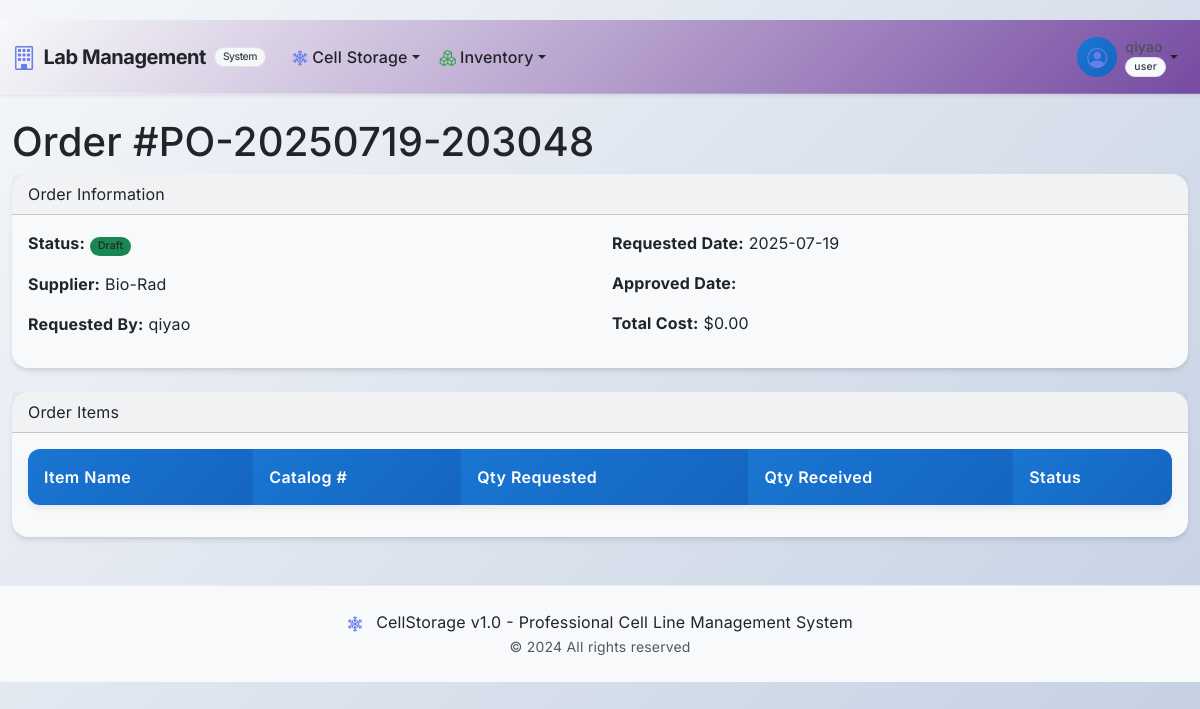
The page /inventory/orders/2 (signed in) on the database its author committed.
### app/cell_storage/models.py (models this page shows, shortened)
class User(UserMixin, db.Model):
    __tablename__ = 'users'
    id = db.Column(db.Integer, primary_key=True)
    username = db.Column(db.String(64), unique=True, index=True, nullable=False)
    password_hash = db.Column(db.String(256))
    password_plain = db.Column(db.String(128))  # store plain password for admin view
    role = db.Column(db.String(64), default='user', nullable=False)  # e.g., 'user', 'admin'. Make role non-nullable.
    cell_lines_created = db.relationship('CellLine', backref='creator', lazy='dynamic',
                                         foreign_keys='CellLine.created_by_user_id')
    vials_frozen = db.relationship('CryoVial', backref='freezer_operator', lazy='dynamic',
                                   foreign_keys='CryoVial.frozen_by_user_id')
    audit_logs = db.relationship('AuditLog', backref='user_performing_action', lazy='dynamic',
                                 foreign_keys='AuditLog.user_id')
    @property
    def is_admin(self):
        return self.role == 'admin'

### app/inventory/models.py (models this page shows, shortened)
class Order(db.Model):
    __tablename__ = 'orders'
    id = db.Column(db.Integer, primary_key=True)
    order_number = db.Column(db.String(64), unique=True, nullable=False)
    status = db.Column(db.String(32), default='Draft')
    priority = db.Column(db.String(16), default='Normal')
    requested_by_user_id = db.Column(db.Integer, db.ForeignKey('users.id'), nullable=False)
    approved_by_user_id = db.Column(db.Integer, db.ForeignKey('users.id'))
    supplier_id = db.Column(db.Integer, db.ForeignKey('suppliers.id'))
    total_cost = db.Column(db.Float)
    currency = db.Column(db.String(8), default='USD')
    requested_date = db.Column(db.DateTime, default=datetime.utcnow)
    needed_by_date = db.Column(db.Date)
    approved_date = db.Column(db.DateTime)
    ordered_date = db.Column(db.DateTime)
    received_date = db.Column(db.DateTime)
    justification = db.Column(db.Text)
    notes = db.Column(db.Text)
    items = db.relationship('OrderItem', backref='order_info', lazy='dynamic', cascade='all, delete-orphan')
    requested_by = db.relationship('User', foreign_keys=[requested_by_user_id], backref='orders_requested')
    approved_by = db.relationship('User', foreign_keys=[approved_by_user_id], backref='orders_approved')

class Supplier(db.Model):
    __tablename__ = 'suppliers'
    id = db.Column(db.Integer, primary_key=True)
    name = db.Column(db.String(128), nullable=False)
    contact_person = db.Column(db.String(128))
    email = db.Column(db.String(128))
    phone = db.Column(db.String(32))
    website = db.Column(db.String(255))
    address = db.Column(db.Text)
    notes = db.Column(db.Text)
    is_active = db.Column(db.Boolean, default=True)
    created_at = db.Column(db.DateTime, default=datetime.utcnow)
    items = db.relationship('InventoryItem', backref='supplier_info', lazy='dynamic')
    orders = db.relationship('Order', backref='supplier_info', lazy='dynamic')

### app/inventory/routes.py (the view)
@bp.route('/orders/<int:order_id>')
@login_required
@require_permission('order.view')
def order_detail(order_id):
    order = Order.query.get_or_404(order_id)
    item_form = OrderItemForm()
    return render_template('inventory/order_detail.html', order=order, item_form=item_form)

### app/shared/permissions.py (called while the page is built)
def require_permission(permission, resource_type=None, resource_id_param=None):
    def decorator(f):
        @wraps(f)
        def decorated_function(*args, **kwargs):
            if not current_user.is_authenticated:
                abort(401)
            resource_id = None
            if resource_id_param:
                resource_id = kwargs.get(resource_id_param) or request.args.get(resource_id_param)
            if not PermissionManager.has_permission(
                current_user.id,
                permission,
                resource_type,
                resource_id
            ):
                abort(403)
            return f(*args, **kwargs)
        return decorated_function
    return decorator

def has_permission(permission, resource_type=None, resource_id=None):
    if not current_user.is_authenticated:
        return False
    return PermissionManager.has_permission(
        current_user.id,
        permission,
        resource_type,
        resource_id
    )

def can_view_inventory():
    return has_permission('inventory.view')

def can_manage_locations():
    return has_permission('location.edit')

def is_admin():
    return has_permission('admin.user_management')

### app/templates/inventory/order_detail.html (shortened to what this page needs)
{% extends "base.html" %}
{% block content %}
<div class="container-fluid">
    <h1 class="mt-4">Order #{{ order.order_number }}</h1>
    <div class="card mb-4">
        <div class="card-header">
            Order Information
        </div>
        <div class="card-body">
            <div class="row">
                <div class="col-md-6">
                    <p><strong>Status:</strong> <span class="badge bg-success">{{ order.status }}</span></p>
                    <p><strong>Supplier:</strong> {{ order.supplier_info.name if order.supplier_info else 'N/A' }}</p>
                    <p><strong>Requested By:</strong> {{ order.requested_by.username }}</p>
                </div>
                <div class="col-md-6">
                    <p><strong>Requested Date:</strong> {{ order.requested_date.strftime('%Y-%m-%d') }}</p>
                    <p><strong>Approved Date:</strong> {{ order.approved_date.strftime('%Y-%m-%d') if order.approved_date }}</p>
                    <p><strong>Total Cost:</strong> ${{ "%.2f"|format(order.total_cost or 0) }}</p>
                </div>
            </div>
        </div>
    </div>
    <div class="card">
        <div class="card-header">
            Order Items
        </div>
        <div class="card-body">
            <table class="table">
                <thead>
                    <tr>
                        <th>Item Name</th>
                        <th>Catalog #</th>
                        <th>Qty Requested</th>
                        <th>Qty Received</th>
                        <th>Status</th>
                    </tr>
                </thead>
            </table>
        </div>
    </div>
</div>
{% endblock %}

### app/templates/base.html (shortened to what this page needs)
<!DOCTYPE html>
<html lang="en">
<head>
    <link href="https://cdn.jsdelivr.net/npm/bootstrap@5.3.3/dist/css/bootstrap.min.css" rel="stylesheet">
    <link href="https://cdn.jsdelivr.net/npm/bootstrap-icons@1.11.3/font/bootstrap-icons.css" rel="stylesheet">
    <link href="https://cdnjs.cloudflare.com/ajax/libs/bootstrap-icons/1.11.3/font/bootstrap-icons.min.css" rel="stylesheet">
    <link href="{{ url_for('static', filename='css/style.css') }}" rel="stylesheet">
</head>
<body class="bg-light">
    <nav class="navbar navbar-expand-lg navbar-light bg-gradient shadow-sm sticky-top" style="background: linear-gradient(135deg, #f5f7fa 0%, #c3cfe2 100%);">
        <div class="container-fluid">
            <a class="navbar-brand fw-bold d-flex align-items-center" href="{{ url_for('cell_storage.index') }}" style="color: #212529;">
                <i class="bi bi-building me-2 fs-4" style="color: #667eea;"></i>
                <span style="color: #212529;">Lab Management</span>
                <small class="badge bg-light text-dark ms-2" style="color: #343a40; border: 1px solid #dee2e6;">System</small>
            </a>
            <div class="collapse navbar-collapse" id="navbarContent">
                <ul class="navbar-nav me-auto mb-2 mb-lg-0">
                    {% if current_user.is_authenticated %}
                        <li class="nav-item dropdown">
                            <a class="nav-link dropdown-toggle d-flex align-items-center" href="#" style="color: #212529;" id="cellStorageDropdown" role="button" data-bs-toggle="dropdown" aria-expanded="false">
                                <i class="bi bi-snow2 me-1" style="color: #667eea;"></i>
                                Cell Storage
                            </a>
                        </li>
                        <li class="nav-item dropdown">
                            <a class="nav-link dropdown-toggle d-flex align-items-center" href="#" style="color: #212529;" id="inventoryDropdown" role="button" data-bs-toggle="dropdown" aria-expanded="false">
                                <i class="bi bi-boxes me-1" style="color: #28a745;"></i>
                                Inventory
                            </a>
                        </li>
                    {% endif %}
                </ul>
                <ul class="navbar-nav ms-auto mb-2 mb-lg-0">
                    {% if current_user.is_authenticated %}
                        <li class="nav-item dropdown">
                            <a class="nav-link dropdown-toggle d-flex align-items-center" href="#" id="userDropdown" role="button" data-bs-toggle="dropdown" aria-expanded="false" style="color: #212529;">
                                <div class="user-avatar me-2">
                                    <i class="bi bi-person-circle fs-5" style="color: #667eea;"></i>
                                </div>
                                <div class="d-flex flex-column">
                                    <span class="small" style="color: #212529;">{{ current_user.username }}</span>
                                    <span class="badge badge-role bg-light text-dark" style="color: #343a40; border: 1px solid #dee2e6;">{{ current_user.role }}</span>
                                </div>
                            </a>
                        </li>
                    {% else %}
                        <li class="nav-item">
                            <a class="nav-link btn btn-outline-primary rounded-pill px-3" href="{{ url_for('auth.login') }}" style="color: #667eea; border-color: #667eea;">
                                <i class="bi bi-box-arrow-in-right me-1"></i>Login
                            </a>
                        </li>
                    {% endif %}
                </ul>
            </div>
        </div>
    </nav>
    <main class="flex-grow-1">
        {% block content %}{% endblock %}
    </main>
    <footer class="bg-light text-center py-4 mt-5" style="color: #343a40;">
        <div class="container">
            <p class="mb-0">
                <i class="bi bi-snow2 me-2" style="color: #667eea;"></i>
                CellStorage v1.0 - Professional Cell Line Management System
            </p>
            <small class="text-muted" style="color: #495057;">© 2024 All rights reserved</small>
        </div>
    </footer>
</body>
</html>

### app/static/css/style.css (style rules this page uses)
[class^="bi-"]::before, [class*=" bi-"]::before { font-family: "bootstrap-icons" !important; font-style: normal; font-weight: normal !important; font-variant: normal; text-transform: none; line-height: 1; vertical-align: -.125em; -webkit-font-smoothing: antialiased; -moz-osx-font-smoothing: grayscale; }
.bi { display: inline-block; font-family: "bootstrap-icons" !important; font-style: normal; font-weight: normal !important; font-variant: normal; text-transform: none; line-height: 1; vertical-align: -.125em; -webkit-font-smoothing: antialiased; -moz-osx-font-smoothing: grayscale; }
body { font-family: 'Inter', -apple-system, BlinkMacSystemFont, 'Segoe UI', Roboto, 'Helvetica Neue', Arial, sans-serif; font-feature-settings: 'cv02', 'cv03', 'cv04', 'cv11', 'kern' 1, 'liga' 1, 'calt' 1; text-rendering: optimizeLegibility; -webkit-font-smoothing: antialiased; -moz-osx-font-smoothing: grayscale; letter-spacing: 0.01em; word-spacing: 0.02em; background: linear-gradient(135deg, #f5f7fa 0%, #c3cfe2 100%); min-height: 100vh; padding-top: 20px; }
.card { border: 0; border-radius: 16px; box-shadow: 0 4px 6px -1px rgba(0, 0, 0, 0.1), 0 2px 4px -1px rgba(0, 0, 0, 0.06); transition: all 0.3s ease; backdrop-filter: blur(10px); background: rgba(255, 255, 255, 0.95); }
.navbar { backdrop-filter: blur(10px); border-bottom: 1px solid rgba(255, 255, 255, 0.1); }
.navbar-brand { font-weight: 700; letter-spacing: -0.025em; }
.nav-link { font-weight: 500; transition: all 0.2s ease; border-radius: 8px; margin: 0 2px; }
.table { background: rgba(255, 255, 255, 0.9); border-radius: 12px; overflow: hidden; box-shadow: 0 4px 6px rgba(0, 0, 0, 0.07); }
.table thead th { background: linear-gradient(135deg, #1976D2 0%, #1565C0 100%); color: white; border: 0; font-weight: 600; letter-spacing: 0.025em; padding: 1rem; }
.user-avatar { width: 40px; height: 40px; border-radius: 50%; background: linear-gradient(135deg, #1976D2 0%, #1565C0 100%); display: flex; align-items: center; justify-content: center; color: white; }
.badge-role { font-size: 0.6rem; padding: 2px 6px; border-radius: 10px; font-weight: 600; }
footer { background: rgba(255, 255, 255, 0.95) !important; backdrop-filter: blur(10px); border-top: 1px solid rgba(0, 0, 0, 0.05) !important; }
.badge { font-size: 0.65rem; font-weight: 500; padding: 4px 8px; border-radius: 12px; }
body, .card, .table, .dropdown-menu, .form-control, .form-select, .bg-white, .bg-light, .bg-secondary, .bg-opacity-10, .bg-opacity-25, .bg-opacity-50, .bg-opacity-75, .bg-opacity-100, .footer, .modal-content, .alert-container, .search-results-table-container, .box-cell, .batch-color-0, .batch-color-1, .batch-color-2, .batch-color-3, .batch-color-4, .batch-color-5, .batch-color-6, .batch-color-7, .batch-color-8, .batch-color-9, .batch-color-10, .batch-color-11 { color: #212529 !important; }
.badge.bg-light, .badge.bg-secondary, .badge.bg-white { color: #343a40 !important; border: 1px solid #dee2e6; }
.text-muted, .form-text, .small, small { color: #495057 !important; opacity: 0.95 !important; }
footer, .footer { color: #343a40 !important; }
.badge, .table td, .table th, .card, .card-header, .card-body { color: #212529; }
:root { --primary-color: #1976D2; --secondary-color: #1565C0; --accent-color: #42A5F5; --background-color: #FAFAFA; --text-color: #212121; --navbar-style: light; }
.navbar { background: linear-gradient(135deg, var(--background-color) 0%, var(--secondary-color) 100%) !important; }
.card { background-color: var(--background-color); color: var(--text-color); }
* { transition: background-color 0.3s ease, color 0.3s ease, border-color 0.3s ease; }

### app/templates/base.html (style rules this page uses)
:root { --primary-color: #667eea; --secondary-color: #764ba2; --accent-color: #f093fb; --background-color: #f8f9fa; --text-color: #212529; --navbar-style: light; }

### rows shown on the page
User: username "qiyao", role "user", requested_by.username "qiyao"
Order: order_number "PO-20250719-203048", status "Draft", requested_date "2025-07-19", total_cost "0.00"
Supplier: supplier_info "Bio-Rad"
